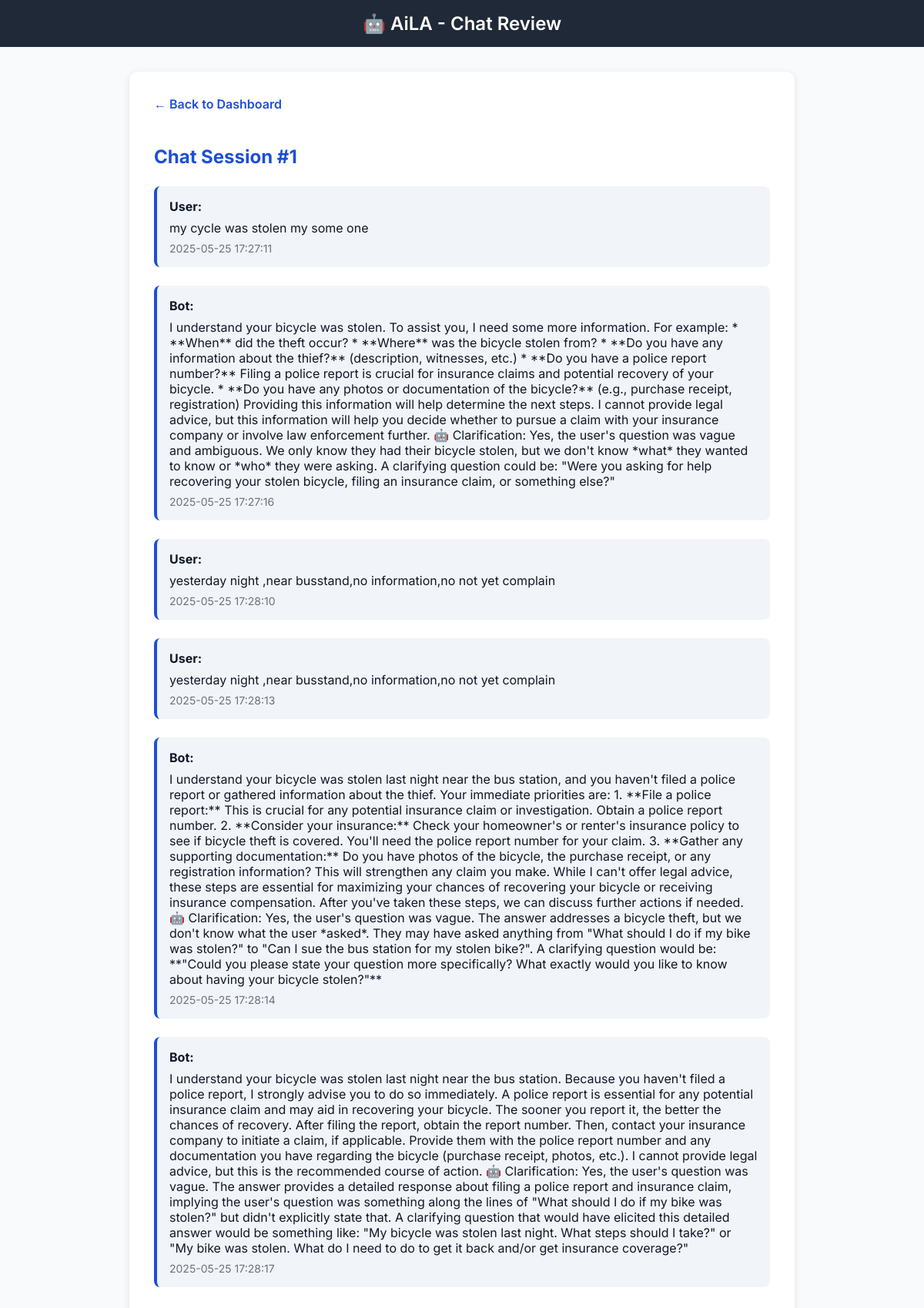
The app's page /view_chat/1 (signed in) with its own data.
### tables this page shows
CREATE TABLE chat_history (
            id INTEGER PRIMARY KEY AUTOINCREMENT,
            chat_session_id INTEGER NOT NULL,
            role TEXT NOT NULL,
            content TEXT NOT NULL,
            timestamp DATETIME DEFAULT CURRENT_TIMESTAMP,
            FOREIGN KEY(chat_session_id) REFERENCES chat_sessions(id)
        );

### app.py (the view)
@app.route('/view_chat/<int:session_id>')
@login_required
def view_chat(session_id):
    user = get_user_by_id(session['user_id'])
    db = get_db()
    session_owner = db.execute(
        "SELECT user_id FROM chat_sessions WHERE id = ?",
        (session_id,)
    ).fetchone()
    if not session_owner or session_owner['user_id'] != user['id']:
        return "Unauthorized", 403
    history = db.execute(
        "SELECT role, content, timestamp FROM chat_history WHERE chat_session_id = ? ORDER BY id ASC",
        (session_id,)
    ).fetchall()
    return render_template('view_chat.html', history=history, username=user['username'], session_id=session_id)

### app.py (called while the page is built)
def get_db():
    db = getattr(g, '_database', None)
    if db is None:
        db = g._database = sqlite3.connect(DATABASE)
        db.row_factory = sqlite3.Row
    return db

@app.teardown_appcontext
def close_connection(exception):
    db = getattr(g, '_database', None)
    if db is not None:
        db.close()

def get_user_by_id(user_id):
    db = get_db()
    return db.execute("SELECT * FROM users WHERE id = ?", (user_id,)).fetchone()

def login_required(f):
    from functools import wraps
    @wraps(f)
    def decorated_function(*args, **kwargs):
        if 'user_id' not in session:
            return redirect(url_for('login'))
        return f(*args, **kwargs)
    return decorated_function

### templates/view_chat.html (shortened to what this page needs)
<!DOCTYPE html>
<html lang="en">
<head>
</head>
<body>
    <header>🤖 AiLA - Chat Review</header>
    <div class="container">
        <a href="{{ url_for('dashboard') }}" class="back-link">← Back to Dashboard</a>
        <h2>Chat Session #{{ session_id }}</h2>
        {% for message in history %}
        <div class="message">
            <strong>{{ message.role.title() }}:</strong>
            {{ message.content }}
            <span class="timestamp">{{ message.timestamp }}</span>
        </div>
        {% endfor %}
    </div>
</body>
</html>

### templates/view_chat.html (style rules this page uses)
body { margin: 0; font-family: 'Inter', sans-serif; background-color: #f9fafb; color: #111827; }
header { background-color: #1f2937; color: white; padding: 1rem; text-align: center; font-size: 1.5rem; font-weight: 600; }
.container { max-width: 800px; margin: 2rem auto; background-color: white; padding: 2rem; border-radius: 0.75rem; box-shadow: 0 2px 10px rgba(0,0,0,0.1); }
h2 { color: #1d4ed8; margin-bottom: 1.5rem; }
a.back-link { display: inline-block; margin-bottom: 1.5rem; color: #1d4ed8; text-decoration: none; font-weight: 600; }
.message { margin-bottom: 1.5rem; padding: 1rem; border-left: 4px solid #1d4ed8; background-color: #f1f5f9; border-radius: 0.5rem; }
.message strong { display: block; margin-bottom: 0.5rem; color: #111827; }
.timestamp { display: block; font-size: 0.875rem; color: #6b7280; margin-top: 0.5rem; }

### records on screen
chat_history: role "User", content "my cycle was stolen my some one", timestamp "2025-05-25 17:27:11"
chat_history: role "Bot", content "I understand your bicycle was stolen. To assist you, I need some more information. For example: * **When** did the theft occur? * **Where** was the bicycle stolen from? * **Do you have any information about the thief?** (description, witnesses, etc.) * **Do you have a police report number?** Filing a police report is crucial for insurance claims and potential recovery of your bicycle. * **Do you have any photos or documentation of the bicycle?** (e.g., purchase receipt, registration) Providing this information will help determine the next steps. I cannot provide legal advice, but this information will help you decide whether to pursue a claim with your insurance company or involve law…", timestamp "2025-05-25 17:27:16"
chat_history: role "User", content "yesterday night ,near busstand,no information,no not yet complain", timestamp "2025-05-25 17:28:10"
chat_history: role "User", content "yesterday night ,near busstand,no information,no not yet complain", timestamp "2025-05-25 17:28:13"
chat_history: role "Bot", content "I understand your bicycle was stolen last night near the bus station, and you haven't filed a police report or gathered information about the thief. Your immediate priorities are: 1. **File a police report:** This is crucial for any potential insurance claim or investigation. Obtain a police report number. 2. **Consider your insurance:** Check your homeowner's or renter's insurance policy to see if bicycle theft is covered. You'll need the police report number for your claim. 3. **Gather any supporting documentation:** Do you have photos of the bicycle, the purchase receipt, or any registration information? This will strengthen any claim you make. While I can't offer legal advice, these…", timestamp "2025-05-25 17:28:14"
chat_history: role "Bot", content "I understand your bicycle was stolen last night near the bus station. Because you haven't filed a police report, I strongly advise you to do so immediately. A police report is essential for any potential insurance claim and may aid in recovering your bicycle. The sooner you report it, the better the chances of recovery. After filing the report, obtain the report number. Then, contact your insurance company to initiate a claim, if applicable. Provide them with the police report number and any documentation you have regarding the bicycle (purchase receipt, photos, etc.). I cannot provide legal advice, but this is the recommended course of action. 🤖 Clarification: Yes, the user's question was…", timestamp "2025-05-25 17:28:17"

### other values on screen
{{ session_id }} "1"
